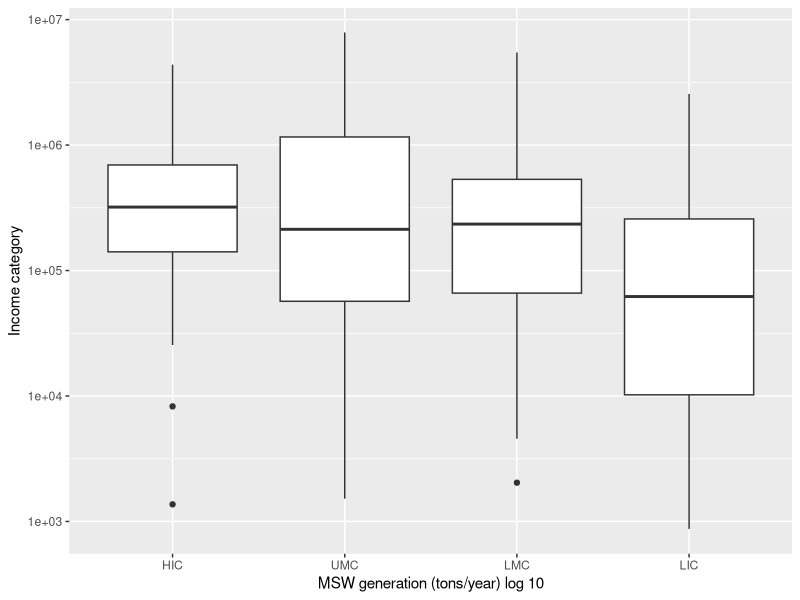
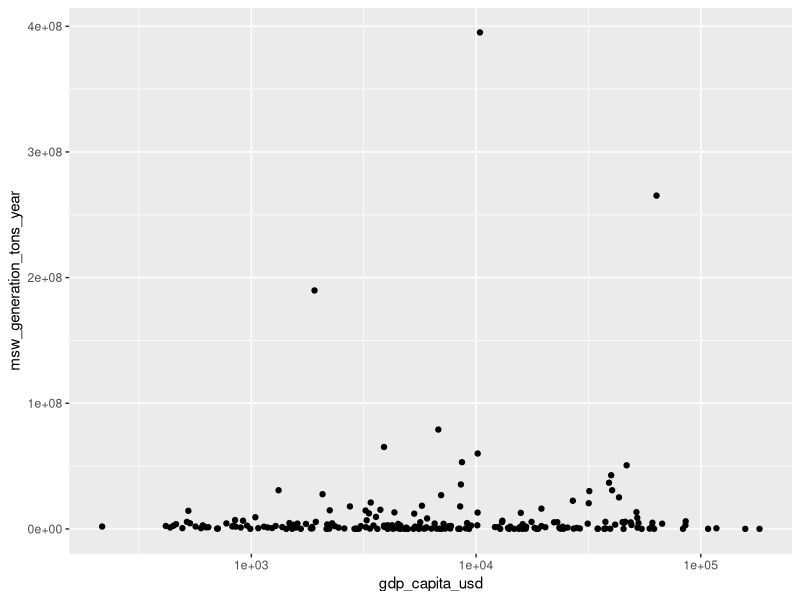

Recreate these plots in R, in order.
## ---- chunk 1

library(tidyverse)

## ---- chunk 2

waste_city <- read_csv("what-a-waste-city-level-data.csv") |>
  mutate(income_id = factor(income_id, 
                            levels = c("HIC", "UMC", "LMC", "LIC")))

waste_city |> 
  group_by(income_id) |> 
  summarise(
    count = n()
  )

## ---- chunk 3

waste_city |> 
  unique()

waste_city |> 
  count(country) 

waste_city |> 
  count(country) |> 
  filter(n >= 5) 


## ---- chunk 4


waste_city_day <- waste_city |> 
  mutate(msw_generation_person_kg_day = msw_generation_tons_year / pop / 365 * 1000)


## ---- chunk 5

ggplot(waste_city, aes(x = income_id,
                  y = msw_generation_tons_year)) +
  geom_boxplot() +
  scale_y_log10() +
  labs(x = "MSW generation (tons/year) log 10",
       y = "Income category") 

## ---- chunk 6

waste_country <- read_csv("what-a-waste-country-level-data.csv") |> 
  drop_na()

gdp <- read_csv("gdp-data.csv")

waste_gdp_joined <- waste_country |> 
  left_join(gdp)

ggplot(waste_gdp_joined,
       aes(x = gdp_capita_usd,
           y = msw_generation_tons_year)) +
  geom_point() +
  scale_x_log10()

